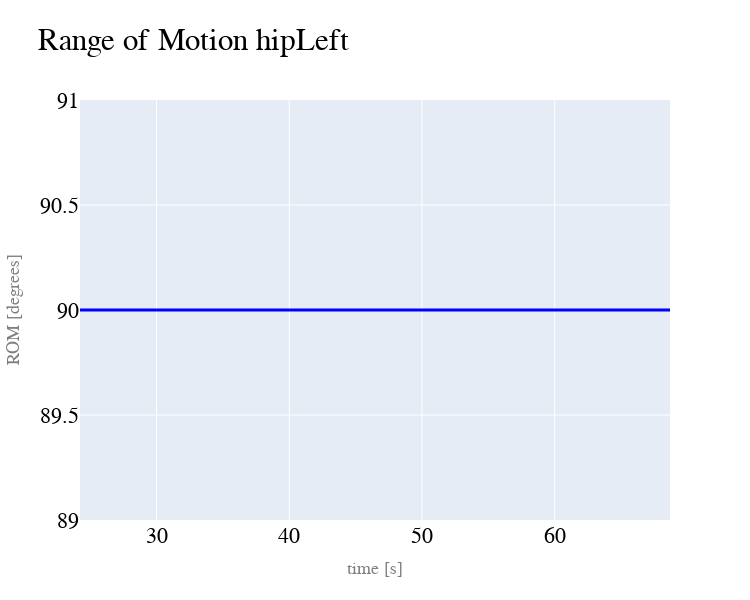
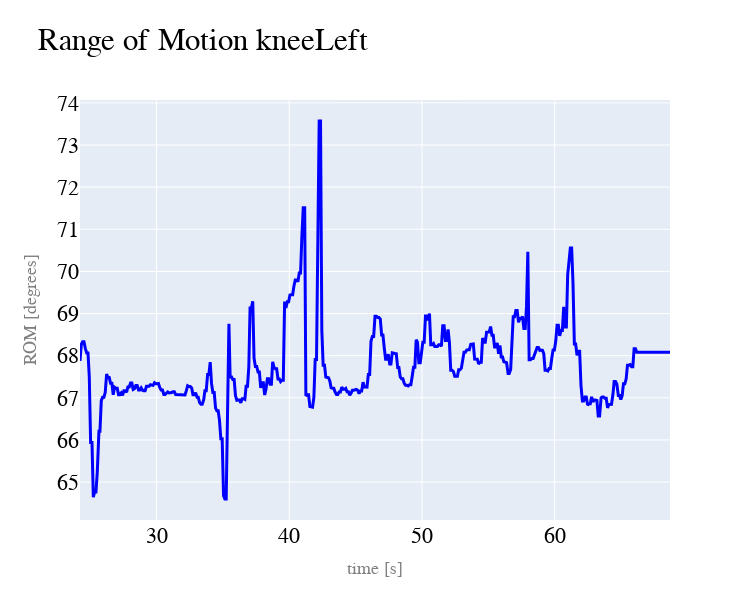
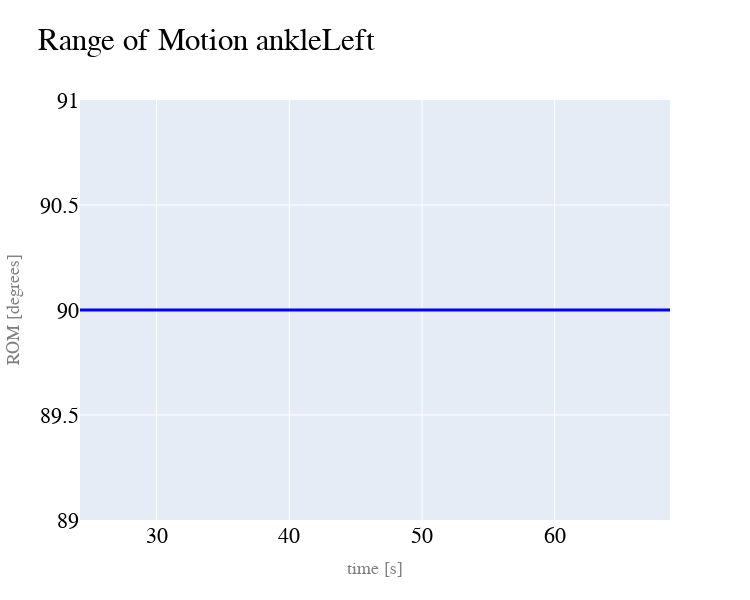
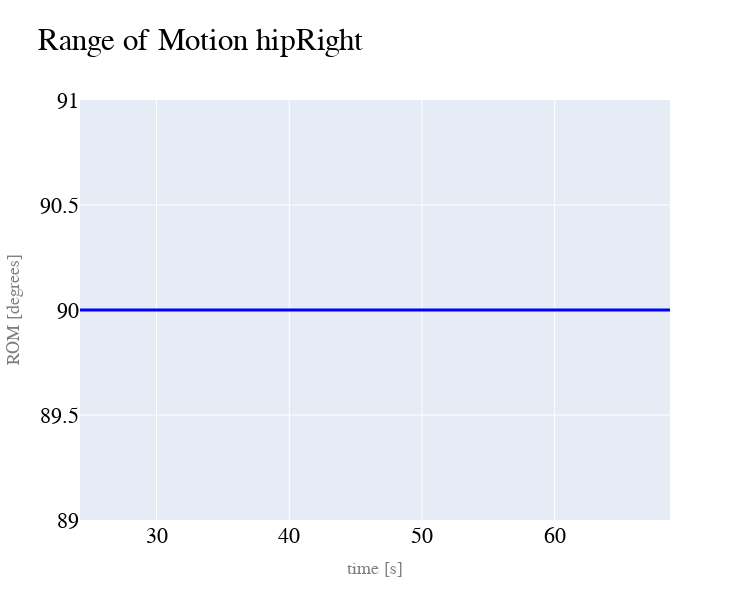

Notebook cell for these charts, in order:
### Markdown cell above
The following shows the metric trend during the exercise:

### Code cell
lastsess_time = time[-1]
lastsess_result = exercises[-1].result
lastsess_res_step = []

%matplotlib inline
%matplotlib inline
for i in range(len(lastsess_result)):
    lastsess_met,lastsess_resi = lastsess_result[i]
    lastsess_metname = lastsess_met.name
    ################
    #     ROM      #
    ################
    if lastsess_metname == "ROM":
        lastsess_metjoint = lastsess_met.tagjoint
        trace1 = go.Scatter(
            x=lastsess_time,y=lastsess_resi,
            mode='lines',
            line=dict(
                color='blue',
                width=3
            ),
            name='Real trend'
        )
        data = [trace1]
        layout = dict(
            width=750,
            height=600,
            autosize=False,
            title='Range of Motion '+lastsess_metjoint,
            font=dict(family='Courier New, monospace', size=22, color='black'),
            xaxis=dict(
                title='time [s]',
                titlefont=dict(
                    family='Courier New, monospace',
                    size=18,
                    color='#7f7f7f'
                )
            ),
            yaxis=dict(
                title='ROM [degrees]',
                titlefont=dict(
                    family='Courier New, monospace',
                    size=18,
                    color='#7f7f7f'
                )
            )
        )
        fig = dict(data=data, layout=layout)
        iplot(fig)

    ################
    #     STEP     #
    ################
    if lastsess_metname == "step":
        dist=lastsess_resi[5]
        strikes=lastsess_resi[6]
        trace1 = go.Scatter(
            x=lastsess_time,y=dist,
            mode='lines',
            line=dict(
                color='blue',
                width=3
            ),
            name='Feet distance'
        )
        trace2 = go.Scatter(
            x=lastsess_time[strikes],y=dist[strikes],
            mode='markers',
            marker=dict(
                color='red',
                size=10
            ),
            name='Heel strikes'
        )
        data = [trace1,trace2]
        layout = dict(
            width=750,
            height=600,
            autosize=False,
            title='Feet distance',
            font=dict(family='Courier New, monospace', size=22, color='black'),
            xaxis=dict(
                title='time [s]',
                titlefont=dict(
                    family='Courier New, monospace',
                    size=18,
                    color='#7f7f7f'
                )
            ),
            yaxis=dict(
                title='dist [m]',
                titlefont=dict(
                    family='Courier New, monospace',
                    size=18,
                    color='#7f7f7f'
                )
            )
        )
        fig = dict(data=data, layout=layout)
        iplot(fig)

        lastsess_res_step.append(lastsess_resi)
        sla = lastsess_res_step[0][8]
        ns = lastsess_res_step[0][1]
        cad = lastsess_res_step[0][2]
        sp = lastsess_res_step[0][3]
        ex = lastsess_res_step[0][4]
        tablestep = pd.DataFrame([sla, ns, cad, sp, ex])
        tablestep.rename(index={0:"Step Length Avg. [m]",1:"Number of steps",2:"Cadence [steps/s]",
                                3:"Speed [m/s]",4:"Execution time [s]"},
                         columns={0:"Gait analysis"}, inplace=True)
        display(tablestep)

    ################
    #      EP      #
    ################
    if lastsess_metname == "EP":
        target = lastsess_met.target
        trace1 = go.Scatter3d(
            x=lastsess_resi[:,0], y=lastsess_resi[:,1], z=lastsess_resi[:,2],
            mode = 'lines',
            line=dict(
                color='blue',
                width=3
            ),
            name = 'Trajectories'
        )
        trace2 = go.Scatter3d(
            x=[target[0]], y=[target[1]], z=[target[2]],
            mode = 'markers',
            marker=dict(
                color='red',
                size=5
            ),
            name = 'Target to reach'
        )
        data = [trace1, trace2]    
        layout = dict(
            margin=dict(
                l=0,
                r=0,
                b=0
            ),
            title='End-point trajectories',
            font=dict(family='Courier New, monospace', size=22, color='black'),
            scene=dict(
                xaxis=dict(
                    title='x [cm]',
                    titlefont=dict(
                        family='Courier New, monospace',
                        size=18,
                        color='#7f7f7f'
                    ),
                    tickfont=dict(
                        family='Courier New, monospace',
                        size=14,
                        color='#7f7f7f'
                    ),
                    gridcolor='rgb(255, 255, 255)',
                    zerolinecolor='rgb(255, 255, 255)',
                    showbackground=True,
                    backgroundcolor='rgb(230, 230,230)'
                ),
                yaxis=dict(
                    title='y [cm]',
                    titlefont=dict(
                        family='Courier New, monospace',
                        size=18,
                        color='#7f7f7f'
                    ),
                    tickfont=dict(
                        family='Courier New, monospace',
                        size=14,
                        color='#7f7f7f'
                    ),
                    gridcolor='rgb(255, 255, 255)',
                    zerolinecolor='rgb(255, 255, 255)',
                    showbackground=True,
                    backgroundcolor='rgb(230, 230,230)'
                ),
                zaxis=dict(
                    title='z [cm]',
                    titlefont=dict(
                        family='Courier New, monospace',
                        size=18,
                        color='#7f7f7f'
                    ),
                    tickfont=dict(
                        family='Courier New, monospace',
                        size=14,
                        color='#7f7f7f'
                    ),
                    gridcolor='rgb(255, 255, 255)',
                    zerolinecolor='rgb(255, 255, 255)',
                    showbackground=True,
                    backgroundcolor='rgb(230, 230,230)'
                ),
                camera=dict(
                    up=dict(
                        x=0,
                        y=0,
                        z=1
                    ),
                    eye=dict(
                        x=-1.7428,
                        y=1.0707,
                        z=0.7100,
                    )
                ),
                aspectratio = dict( x=1, y=1, z=0.7 ),
                aspectmode = 'manual'
            ),
        )
        fig = dict(data=data, layout=layout)
        iplot(fig)

### Figure 1 — Plotly figure (JSON) as saved in the notebook; plotly's stock layout.template omitted (floating-point values rounded to 4 significant figures; data arrays with more than 128 entries replaced by an {"elided": "..."} marker saying what was removed)
{"data": [{"line": {"color": "blue", "width": 3}, "mode": "lines", "name": "Real trend", "type": "scatter", "x": {"elided": "446 float values"}, "y": {"elided": "445 int values"}}], "layout": {"autosize": false, "font": {"color": "black", "family": "Courier New, monospace", "size": 22}, "height": 600, "title": {"text": "Range of Motion hipLeft"}, "width": 750, "xaxis": {"title": {"font": {"color": "#7f7f7f", "family": "Courier New, monospace", "size": 18}, "text": "time [s]"}}, "yaxis": {"title": {"font": {"color": "#7f7f7f", "family": "Courier New, monospace", "size": 18}, "text": "ROM [degrees]"}}}}

### Figure 2 — Plotly figure (JSON) as saved in the notebook; plotly's stock layout.template omitted (floating-point values rounded to 4 significant figures; data arrays with more than 128 entries replaced by an {"elided": "..."} marker saying what was removed)
{"data": [{"line": {"color": "blue", "width": 3}, "mode": "lines", "name": "Real trend", "type": "scatter", "x": {"elided": "446 float values"}, "y": {"elided": "445 float values"}}], "layout": {"autosize": false, "font": {"color": "black", "family": "Courier New, monospace", "size": 22}, "height": 600, "title": {"text": "Range of Motion kneeLeft"}, "width": 750, "xaxis": {"title": {"font": {"color": "#7f7f7f", "family": "Courier New, monospace", "size": 18}, "text": "time [s]"}}, "yaxis": {"title": {"font": {"color": "#7f7f7f", "family": "Courier New, monospace", "size": 18}, "text": "ROM [degrees]"}}}}

### Figure 3 — Plotly figure (JSON) as saved in the notebook; plotly's stock layout.template omitted (floating-point values rounded to 4 significant figures; data arrays with more than 128 entries replaced by an {"elided": "..."} marker saying what was removed)
{"data": [{"line": {"color": "blue", "width": 3}, "mode": "lines", "name": "Real trend", "type": "scatter", "x": {"elided": "446 float values"}, "y": {"elided": "445 int values"}}], "layout": {"autosize": false, "font": {"color": "black", "family": "Courier New, monospace", "size": 22}, "height": 600, "title": {"text": "Range of Motion ankleLeft"}, "width": 750, "xaxis": {"title": {"font": {"color": "#7f7f7f", "family": "Courier New, monospace", "size": 18}, "text": "time [s]"}}, "yaxis": {"title": {"font": {"color": "#7f7f7f", "family": "Courier New, monospace", "size": 18}, "text": "ROM [degrees]"}}}}

### Figure 4 — Plotly figure (JSON) as saved in the notebook; plotly's stock layout.template omitted (floating-point values rounded to 4 significant figures; data arrays with more than 128 entries replaced by an {"elided": "..."} marker saying what was removed)
{"data": [{"line": {"color": "blue", "width": 3}, "mode": "lines", "name": "Real trend", "type": "scatter", "x": {"elided": "446 float values"}, "y": {"elided": "445 int values"}}], "layout": {"autosize": false, "font": {"color": "black", "family": "Courier New, monospace", "size": 22}, "height": 600, "title": {"text": "Range of Motion hipRight"}, "width": 750, "xaxis": {"title": {"font": {"color": "#7f7f7f", "family": "Courier New, monospace", "size": 18}, "text": "time [s]"}}, "yaxis": {"title": {"font": {"color": "#7f7f7f", "family": "Courier New, monospace", "size": 18}, "text": "ROM [degrees]"}}}}
